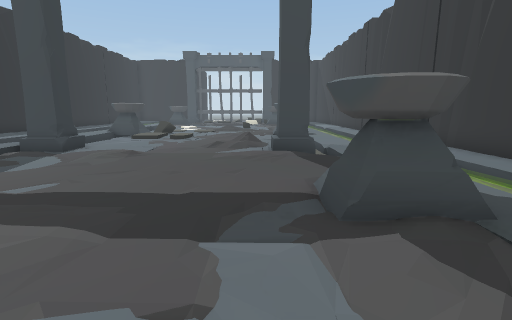
view 1 (above)

20 first-person views from a walk through a 3-D level made in the Unity game engine. The camera is 1.3 m above the floor, tilts 10° down and sees 85° across. The floor is counted in squares, 1 m on a side. Each view is taken from the middle of a square. On the plan, view 1 faces up. The plan holds only what a view shows up to about 13 squares ahead; the rest is blank. The place goes on beyond the plan. The player character is not drawn. Some animated figures are left out.

view 2
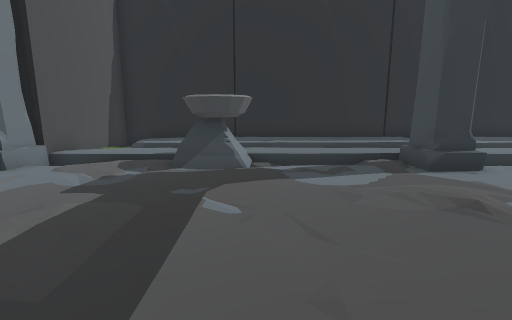

view 3
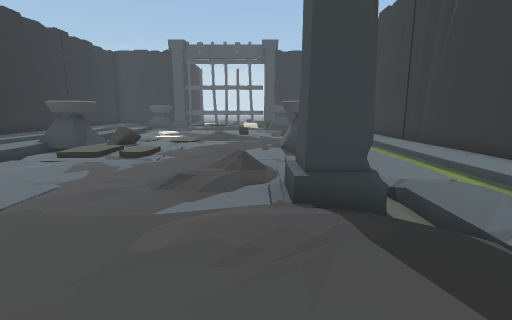

view 4
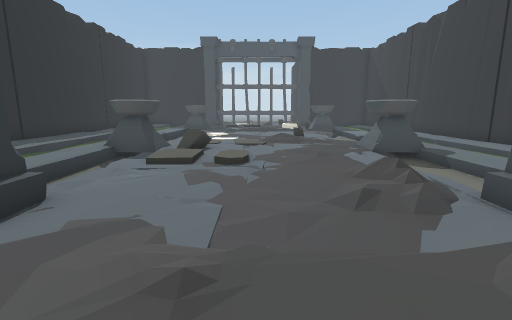

view 5
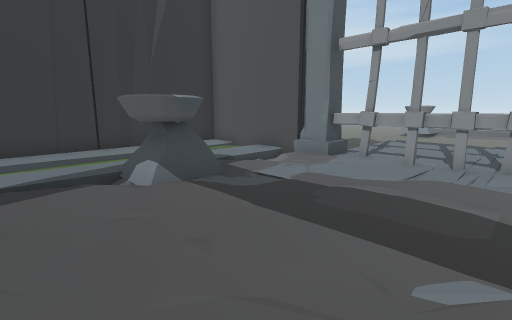

view 6
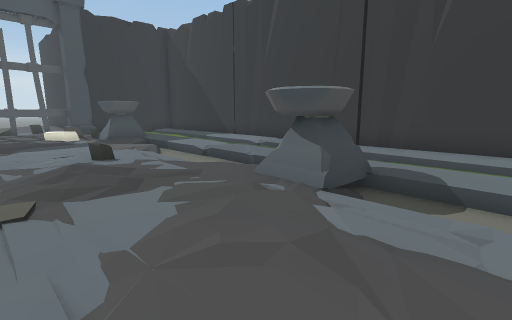

view 7
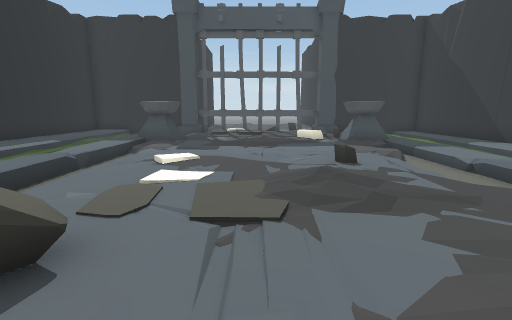

view 8
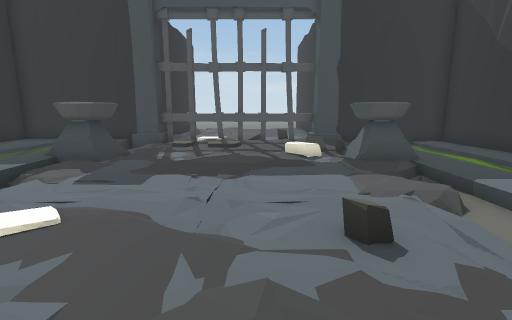

view 9
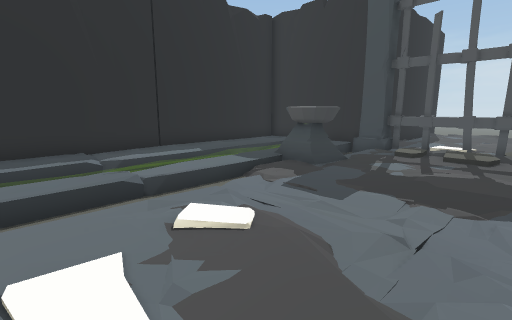

view 10
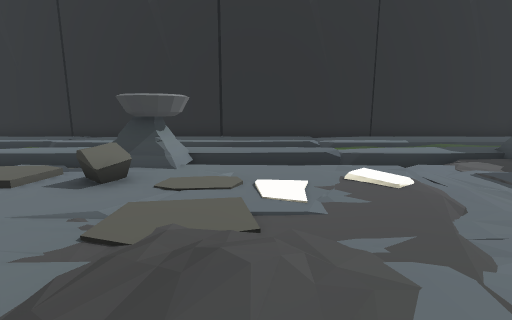

view 11
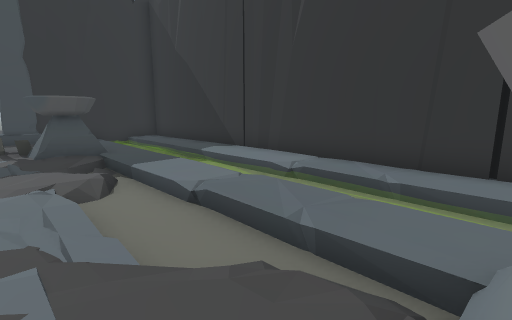

view 12
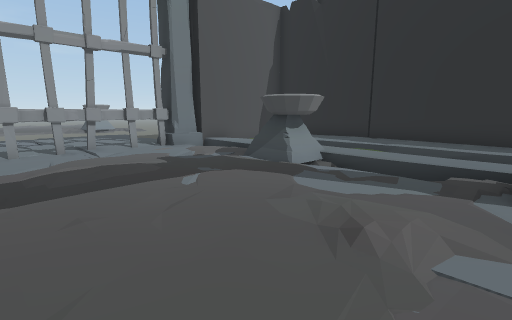

view 13
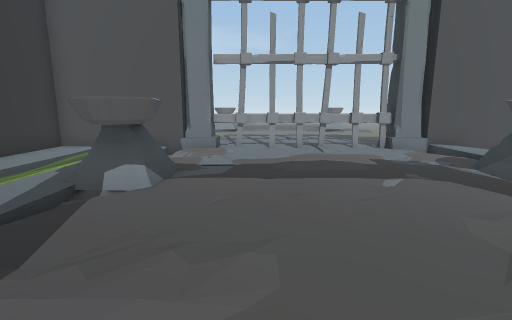

view 14
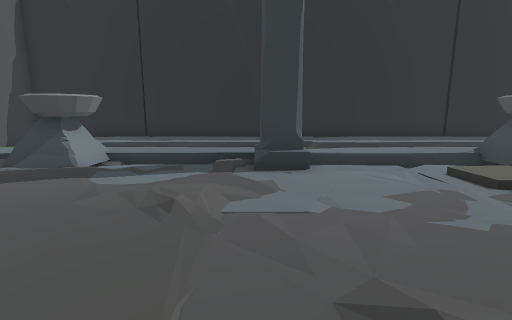

view 15
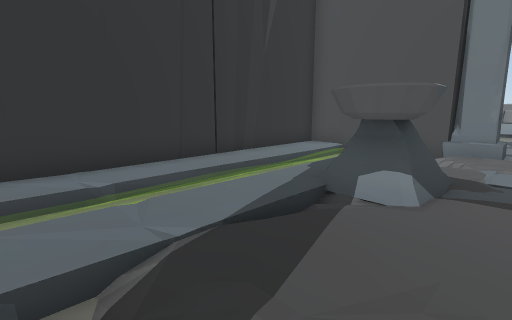

view 16
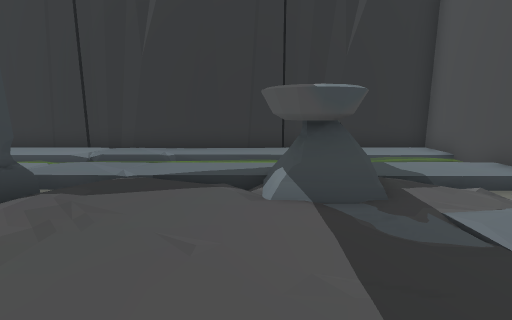

view 17
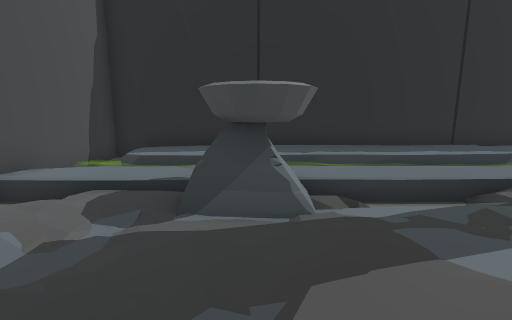

view 18
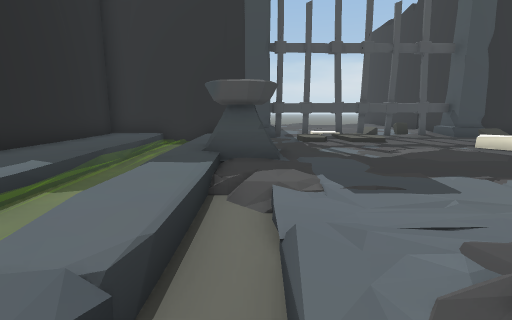

view 19
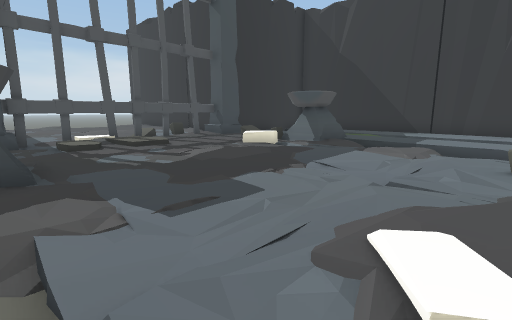

view 20
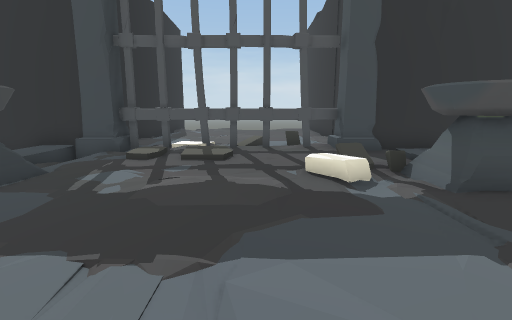

### Floor plan
Key: @ floor where view 1 was taken; # wall or solid block; x gap in a wall; . main floor; : floor 0.25 m higher than the main floor; - floor 0.25 m lower than the main floor; / step, stairs or slope; ~ water the walk can cross; ≈ water the walk keeps out of; P pillar; B block; O other object.
Columns run from 13 left of view 1 to 7 right of it. Each row starts with its distance up from view 1.
 33       #        #
 32      ##P. ....P#
 31 ######P#xO####P######
 30 #::~~///://......~~.#
 29 #::~~:/.///../...~~.#
 28 #::~~ O.....///O.~~.#
 27 #::~~OO.....//OOO~~.#
 26 #::~~OO...::..OO.~~.#
 25 #::~~:........./.~~.#
 24 #::~~//.......//.~~.#
 23 #::~~:/......../.~~.#
 22 #::~~//./...../-.~~.#
 21 #::~≈///:....//-.~~.#
 20 #::~≈//......./-.~~.#
 19 #::~~//....//./-.~~.#
 18 #::~~:/..../:....~~.#
 17 #::~~OO.......OOO~~.#
 16 #::~~OO.B.....OOO~~.#
 15 #::~~////...../-.~~.#
 14 #:: ~///://.../-.~~.#
 13 #:: ~:////..../-.~~.#
 12 #:: ~:/.....///-.~~.#
 11 #::~~:/.....///-.~~.#
 10 #::~  PP....:/PP.~~.#
  9 #::~≈/PP......PP.~~.#
  8 #::~~//..:...:...~~.#
  7 #::~~:/..........~~.#
  6 #::~~:/......../.~~.#
  5 #::~~OO........O.~~.#
  4 #:: ~OO.......OOO~~.#
  3 #:: ~OO...::..OO.~~.#
  2 #::~~:........./.~~.#
  1 #::~~:/.......//.~~.#
  0 #/≈~~:/......@//.~~.#
 -1 ######P#######P######
 -2       PP #.##.P#

Positions as (right, up) in squares from view 1, and headings:
1: (0, 0), facing up
2: (0, 5), facing left
3: (0, 5), facing up
4: (-3, 6), facing up
5: (-4, 7), facing down-right
6: (-3, 13), facing up-right
7: (-3, 14), facing up
8: (-2, 18), facing up
9: (-2, 19), facing up-left
10: (0, 19), facing left
11: (0, 17), facing up-right
12: (-1, 9), facing down-left
13: (-1, 10), facing down
14: (0, 9), facing left
15: (0, 9), facing down-right
16: (-3, 5), facing right
17: (-3, 4), facing left
18: (-7, 20), facing up
19: (-7, 21), facing up-right
20: (-2, 22), facing up
